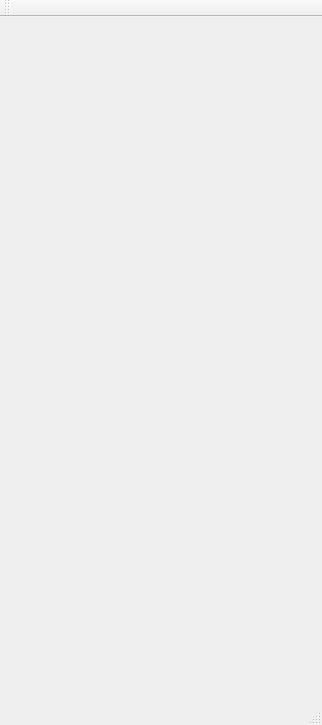
<?xml version="1.0" encoding="UTF-8"?>
<ui version="4.0">
 <class>MainWindow</class>
 <widget class="QMainWindow" name="MainWindow">
  <property name="geometry">
   <rect>
    <x>0</x>
    <y>0</y>
    <width>322</width>
    <height>725</height>
   </rect>
  </property>
  <property name="windowTitle">
   <string>MainWindow</string>
  </property>
  <widget class="QWidget" name="centralWidget">
   <layout class="QVBoxLayout" name="verticalLayout_12"/>
  </widget>
  <widget class="QMenuBar" name="menuBar">
   <property name="geometry">
    <rect>
     <x>0</x>
     <y>0</y>
     <width>322</width>
     <height>25</height>
    </rect>
   </property>
  </widget>
  <widget class="QToolBar" name="mainToolBar">
   <attribute name="toolBarArea">
    <enum>TopToolBarArea</enum>
   </attribute>
   <attribute name="toolBarBreak">
    <bool>false</bool>
   </attribute>
  </widget>
  <widget class="QStatusBar" name="statusBar"/>
 </widget>
 <layoutdefault spacing="6" margin="11"/>
 <resources/>
 <connections/>
</ui>
